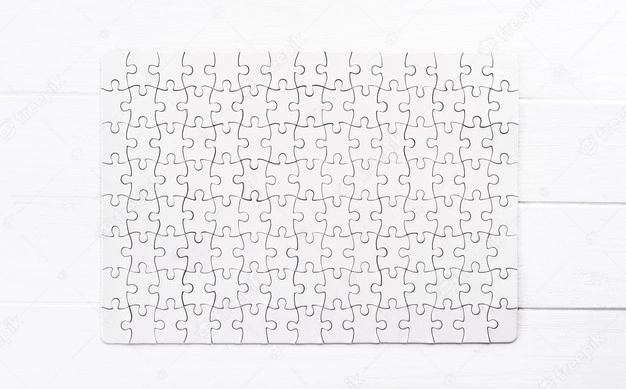
#> input picture puzzle/builder/testing/data/puzzle_120p_freepik.webp, 626 x 389 px
$ python -i imageProcessing.py   (imports and definitions only)
#> lines starting #> are read from the running program, lines starting #| are printed output that depends on the picture; after the words box and inside, x2 and y2 are one past the last pixel; in counts of white or black regions, pixels touching at a corner belong together
#======================= puzzle.utils.imageProcessing ======================
# @file     imageProcessing.py
# @brief    Some image processing functions.
#
#
# @author   Yunzhi Lin,             yunzhi.lin@gatech.edu
# @date     2021/09/01 [created]
#

#======================= puzzle.utils.imageProcessing ======================
#
# NOTE
#   100 columns viewing. 4 space indent.
#
#======================= puzzle.utils.imageProcessing ======================

#============================== Dependencies =============================

import math

import cv2
import improcessor.basic as improcessor
import numpy as np

from scipy.ndimage import rotate as rotate_image

from puzzle.utils.shapeProcessing import bb_intersection_over_union


#=============================== cropImage ===============================
#
# [541 lines left out: functions cropImage, rotate_nd, rotate_im, white_balance, extract_region, preprocess_real_puzzle and 2 more, not called in this run]

#
# ====================== puzzle.utils.imageProcessing ======================

>>> import cv2
>>> picture = cv2.imread('../builder/testing/data/puzzle_120p_freepik.webp')
#> picture is the input picture: shape (389, 626, 3); mean B, G, R 240.7, 239.2, 240.3
>>> result = extract_region(picture)
#> in extract_region, `img_black_border[border_with:-border_with, border_with:-border_with, :..`:
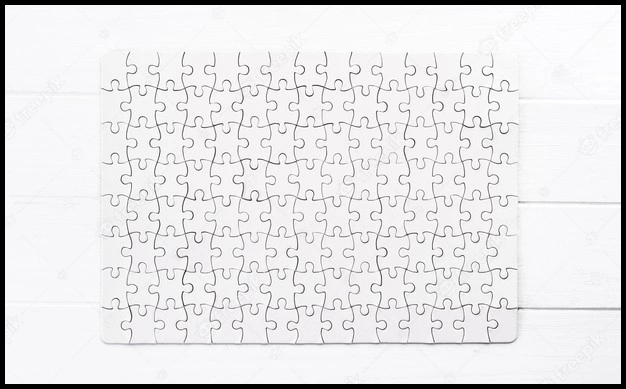
#> img_black_border: shape (389, 626, 3); mean B, G, R 230.5, 229, 230.1
#> in extract_region, `num_labels, labels = cv2.connectedComponents(theMask)`:
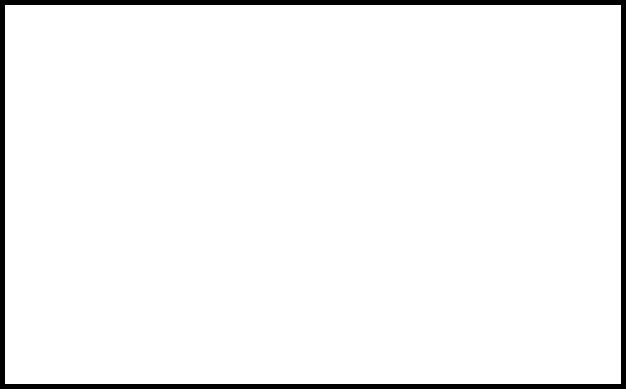
#> labels: shape (389, 626) int32; values 0 (black) and 1 (white), 95.9% white; 1 black region, box (x1, y1, x2, y2) and area: (0, 0, 626, 389) 10050
#> in extract_region, `num_labels, labels = cv2.connectedComponents(theMask)`: num_labels = 2
#> after the loop in extract_region, `for i in range(1, num_labels):`: regions = 1 item
#> result = 1 item

$ run again, on puzzle/builder/testing/data/puzzle_15p_123rf.png
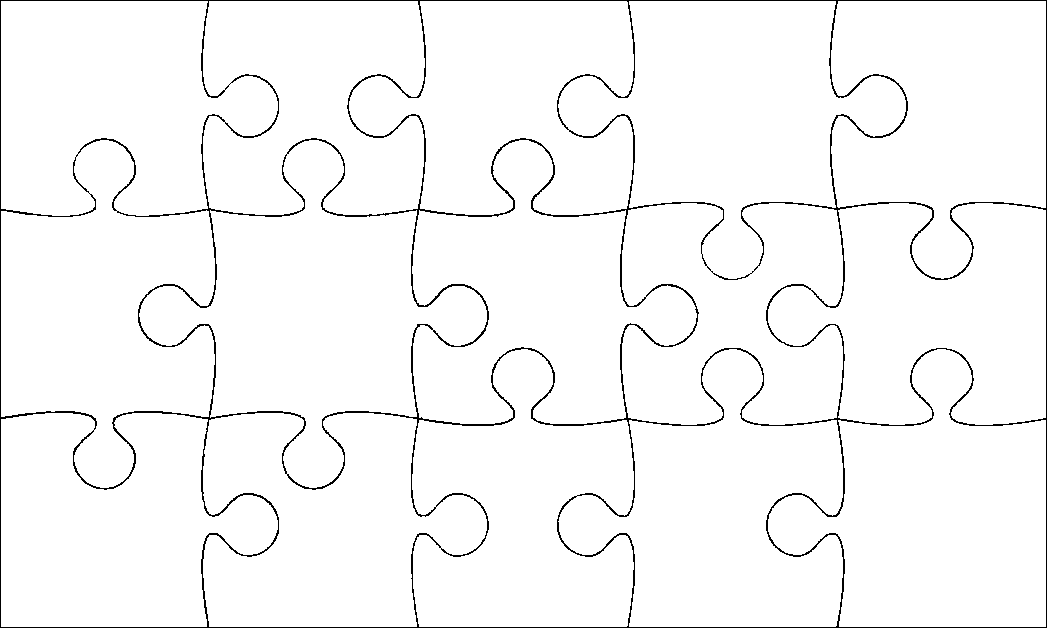
#> input picture puzzle/builder/testing/data/puzzle_15p_123rf.png, 1047 x 628 px
#> picture is the input picture: shape (628, 1047, 3); 97.3% white; black in thin lines or dots
#> img_black_border: shape (628, 1047, 3); 95.3% white; 1 black region, box (x1, y1, x2, y2) and area: (0, 0, 1047, 628) 31220
#> in extract_region, `num_labels, labels = cv2.connectedComponents(theMask)`:
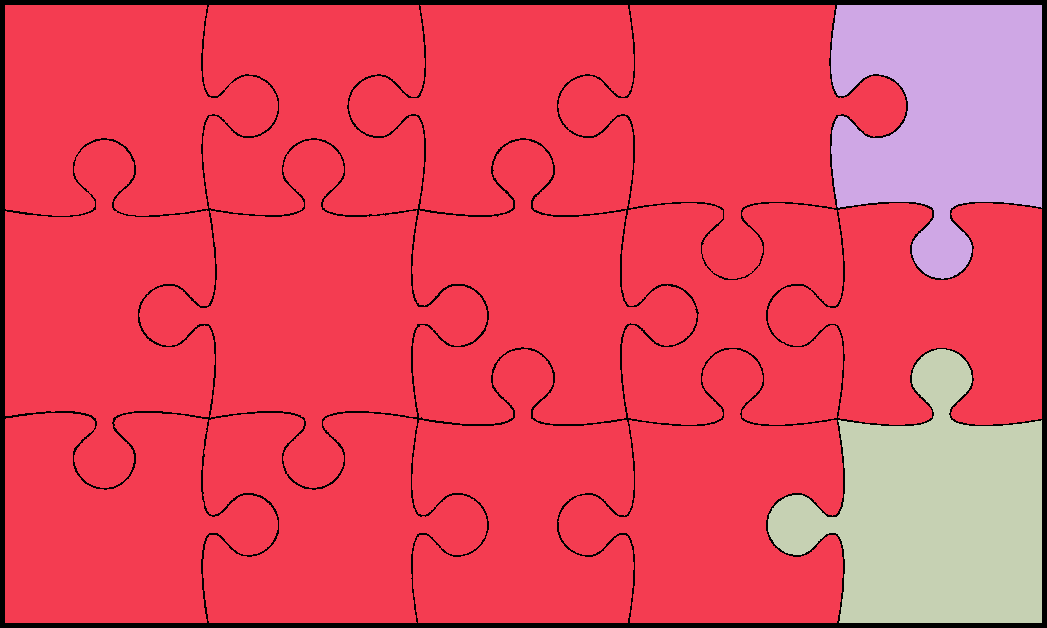
#> labels: shape (628, 1047) int32; 4 distinct labels, from 0 to 3; one colour per label, 0 black
#> num_labels = 4
#> the loop in extract_region, `for i in range(1, num_labels):` made 3 passes
#> pass 3, in extract_region, `im_pre_connected = cv2.bitwise_and(theMask, theMask, mask=np.where(lab..`:
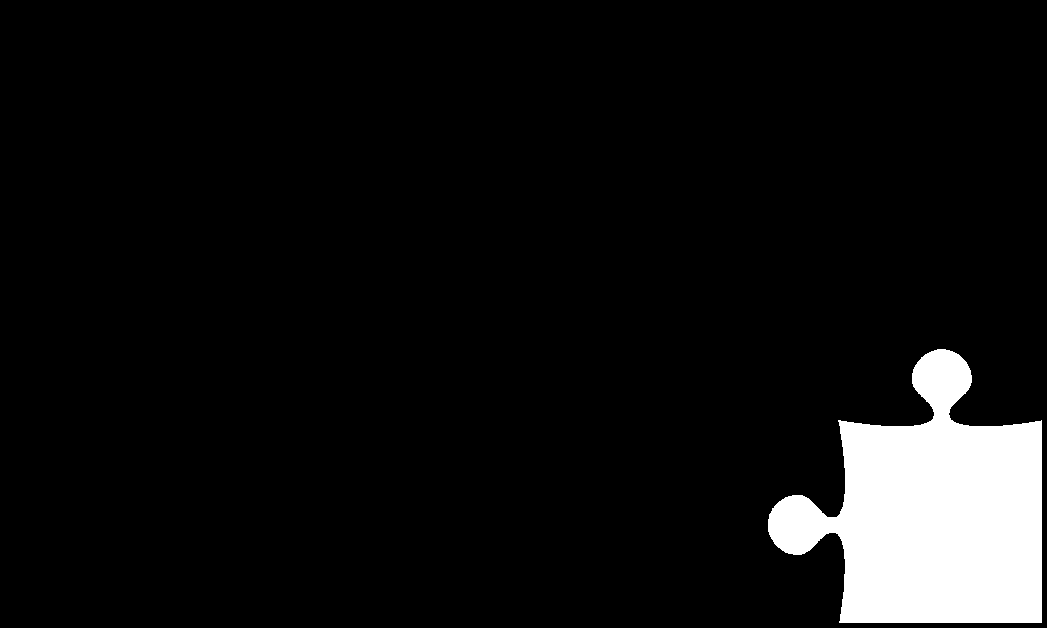
#> im_pre_connected: shape (628, 1047); 6.9% white; 1 white region, box (x1, y1, x2, y2) and area: (768, 349, 1042, 623) 45481
#> after the loop in extract_region, `for i in range(1, num_labels):`: regions = 3 items
